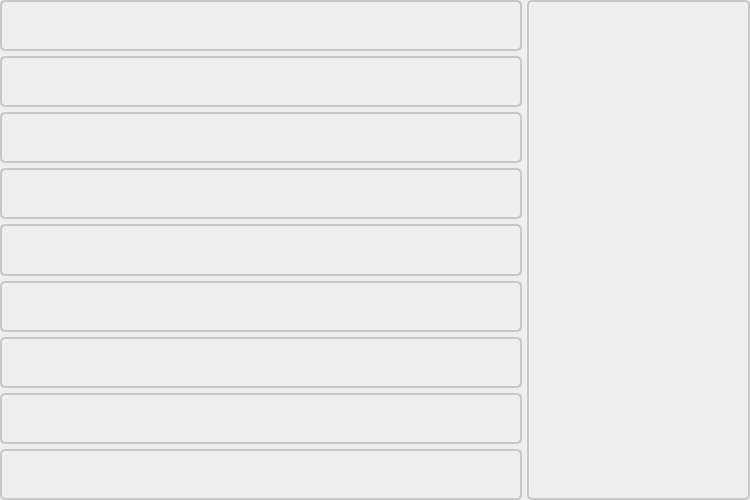
        <widget class="QWidget" name="graphics_area" native="true">
         <property name="sizePolicy">
          <sizepolicy hsizetype="Expanding" vsizetype="Expanding">
           <horstretch>0</horstretch>
           <verstretch>0</verstretch>
          </sizepolicy>
         </property>
         <property name="minimumSize">
          <size>
           <width>750</width>
           <height>500</height>
          </size>
         </property>
         <property name="styleSheet">
          <string notr="true"/>
         </property>
         <layout class="QGridLayout" name="layout_view" columnstretch="70,30">
          <property name="leftMargin">
           <number>0</number>
          </property>
          <property name="topMargin">
           <number>0</number>
          </property>
          <property name="rightMargin">
           <number>0</number>
          </property>
          <property name="bottomMargin">
           <number>0</number>
          </property>
          <property name="spacing">
           <number>5</number>
          </property>
          <item row="0" column="1">
           <widget class="QWidget" name="hist_area" native="true">
            <property name="sizePolicy">
             <sizepolicy hsizetype="Expanding" vsizetype="Expanding">
              <horstretch>0</horstretch>
              <verstretch>0</verstretch>
             </sizepolicy>
            </property>
            <property name="minimumSize">
             <size>
              <width>0</width>
              <height>0</height>
             </size>
            </property>
            <property name="styleSheet">
             <string notr="true">QWidget {
	border: 2px solid #c8c8c8;
	border-radius: 5px;
}</string>
            </property>
            <layout class="QGridLayout" name="layout_hist">
             <property name="leftMargin">
              <number>0</number>
             </property>
             <property name="topMargin">
              <number>0</number>
             </property>
             <property name="rightMargin">
              <number>0</number>
             </property>
             <property name="bottomMargin">
              <number>0</number>
             </property>
             <property name="horizontalSpacing">
              <number>0</number>
             </property>
             <property name="verticalSpacing">
              <number>5</number>
             </property>
            </layout>
           </widget>
          </item>
          <item row="0" column="0">
           <widget class="QWidget" name="plot_area" native="true">
            <property name="sizePolicy">
             <sizepolicy hsizetype="Expanding" vsizetype="Expanding">
              <horstretch>0</horstretch>
              <verstretch>0</verstretch>
             </sizepolicy>
            </property>
            <property name="minimumSize">
             <size>
              <width>0</width>
              <height>0</height>
             </size>
            </property>
            <property name="styleSheet">
             <string notr="true"/>
            </property>
            <layout class="QGridLayout" name="layout_plot" rowstretch="0,0,0,0,0,0,0,0,0">
             <property name="leftMargin">
              <number>0</number>
             </property>
             <property name="topMargin">
              <number>0</number>
             </property>
             <property name="rightMargin">
              <number>0</number>
             </property>
             <property name="bottomMargin">
              <number>0</number>
             </property>
             <property name="spacing">
              <number>5</number>
             </property>
             <item row="0" column="0">
              <widget class="QWidget" name="canvas_1" native="true">
               <property name="sizePolicy">
                <sizepolicy hsizetype="Expanding" vsizetype="Expanding">
                 <horstretch>0</horstretch>
                 <verstretch>0</verstretch>
                </sizepolicy>
               </property>
               <property name="styleSheet">
                <string notr="true">QWidget {
	border: 2px solid #c8c8c8;
	border-radius: 5px;
}</string>
               </property>
              </widget>
             </item>
             <item row="4" column="0">
              <widget class="QWidget" name="canvas_5" native="true">
               <property name="sizePolicy">
                <sizepolicy hsizetype="Expanding" vsizetype="Expanding">
                 <horstretch>0</horstretch>
                 <verstretch>0</verstretch>
                </sizepolicy>
               </property>
               <property name="styleSheet">
                <string notr="true">QWidget {
	border: 2px solid #c8c8c8;
	border-radius: 5px;
}</string>
               </property>
              </widget>
             </item>
             <item row="1" column="0">
              <widget class="QWidget" name="canvas_2" native="true">
               <property name="sizePolicy">
                <sizepolicy hsizetype="Expanding" vsizetype="Expanding">
                 <horstretch>0</horstretch>
                 <verstretch>0</verstretch>
                </sizepolicy>
               </property>
               <property name="styleSheet">
                <string notr="true">QWidget {
	border: 2px solid #c8c8c8;
	border-radius: 5px;
}</string>
               </property>
              </widget>
             </item>
             <item row="2" column="0">
              <widget class="QWidget" name="canvas_3" native="true">
               <property name="sizePolicy">
                <sizepolicy hsizetype="Expanding" vsizetype="Expanding">
                 <horstretch>0</horstretch>
                 <verstretch>0</verstretch>
                </sizepolicy>
               </property>
               <property name="styleSheet">
                <string notr="true">QWidget {
	border: 2px solid #c8c8c8;
	border-radius: 5px;
}</string>
               </property>
              </widget>
             </item>
             <item row="5" column="0">
              <widget class="QWidget" name="canvas_6" native="true">
               <property name="sizePolicy">
                <sizepolicy hsizetype="Expanding" vsizetype="Expanding">
                 <horstretch>0</horstretch>
                 <verstretch>0</verstretch>
                </sizepolicy>
               </property>
               <property name="styleSheet">
                <string notr="true">QWidget {
	border: 2px solid #c8c8c8;
	border-radius: 5px;
}</string>
               </property>
              </widget>
             </item>
             <item row="3" column="0">
              <widget class="QWidget" name="canvas_4" native="true">
               <property name="sizePolicy">
                <sizepolicy hsizetype="Expanding" vsizetype="Expanding">
                 <horstretch>0</horstretch>
                 <verstretch>0</verstretch>
                </sizepolicy>
               </property>
               <property name="styleSheet">
                <string notr="true">QWidget {
	border: 2px solid #c8c8c8;
	border-radius: 5px;
}</string>
               </property>
              </widget>
             </item>
             <item row="8" column="0">
              <widget class="QWidget" name="canvas_9" native="true">
               <property name="sizePolicy">
                <sizepolicy hsizetype="Expanding" vsizetype="Expanding">
                 <horstretch>0</horstretch>
                 <verstretch>0</verstretch>
                </sizepolicy>
               </property>
               <property name="styleSheet">
                <string notr="true">QWidget {
	border: 2px solid #c8c8c8;
	border-radius: 5px;
}</string>
               </property>
              </widget>
             </item>
             <item row="6" column="0">
              <widget class="QWidget" name="canvas_7" native="true">
               <property name="sizePolicy">
                <sizepolicy hsizetype="Expanding" vsizetype="Expanding">
                 <horstretch>0</horstretch>
                 <verstretch>0</verstretch>
                </sizepolicy>
               </property>
               <property name="styleSheet">
                <string notr="true">QWidget {
	border: 2px solid #c8c8c8;
	border-radius: 5px;
}</string>
               </property>
              </widget>
             </item>
             <item row="7" column="0">
              <widget class="QWidget" name="canvas_8" native="true">
               <property name="sizePolicy">
                <sizepolicy hsizetype="Expanding" vsizetype="Expanding">
                 <horstretch>0</horstretch>
                 <verstretch>0</verstretch>
                </sizepolicy>
               </property>
               <property name="styleSheet">
                <string notr="true">QWidget {
	border: 2px solid #c8c8c8;
	border-radius: 5px;
}</string>
               </property>
              </widget>
             </item>
            </layout>
           </widget>
          </item>
         </layout>
        </widget>
